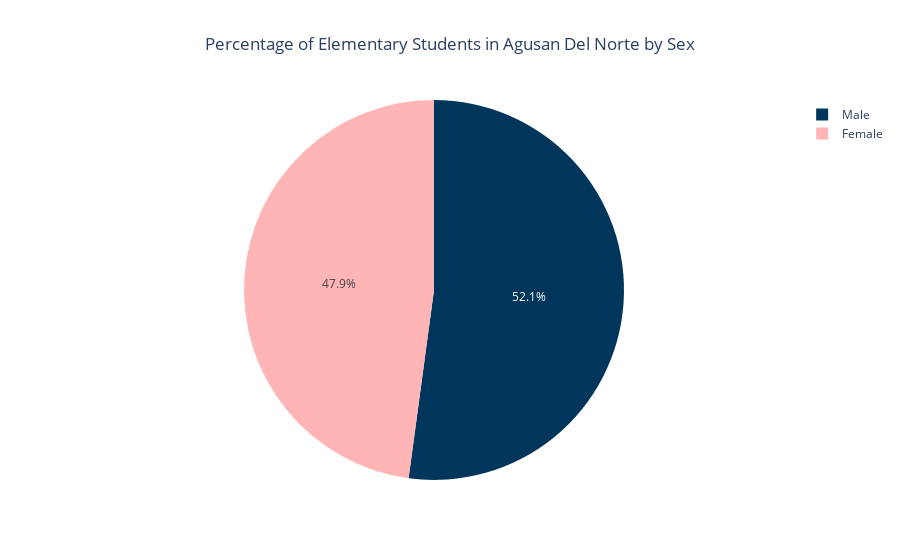

Source (notebook cell):
### Markdown cell above
### Elementary Students by Sex

### Code cell
# creating array of sex types to assign to plotly go.figure labels
sex = ['Male',
       'Female']

# selecting dataframe row from selected region and province
elem_students_counts = df_elem_students.loc[selected_region, selected_province]

# converting dataframe row of counts to array of toilet type counts to assign to plotly go.figure values
elem_students_counts = elem_students_counts.values.flatten()

# creating color map
sex_color_map = {'Male':'#01365c','Female':'#ffb5b5'}

# converting color map to pd.Series to assign to go.figure colors value
sex_color_map = pd.Series(sex_color_map)

fig_elem = go.Figure(data=[go.Pie(labels=sex,
                             values=elem_students_counts)])

# setting title settings
title={'text':'Percentage of Elementary Students in '+selected_province.title()+' by Sex',
         'x':0.5,
         'xanchor': 'center'
}

# setting title and colors
fig_elem.update_layout(title=title)
fig_elem.update_traces(hoverinfo='label+value', marker=dict(colors=sex_color_map))

fig_elem.show()

### Figure 1 — Plotly figure (JSON) as saved in the notebook; plotly's stock layout.template omitted (floating-point values rounded to 4 significant figures)
{"data": [{"hoverinfo": "label+value", "labels": ["Male", "Female"], "marker": {"colors": ["#01365c", "#ffb5b5"]}, "type": "pie", "values": [59695, 54809]}], "layout": {"title": {"text": "Percentage of Elementary Students in Agusan Del Norte by Sex", "x": 0.5, "xanchor": "center"}}}
